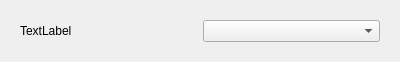
<?xml version="1.0" encoding="UTF-8"?>
<ui version="4.0">
 <class>CustomComboBoxWidget</class>
 <widget class="QWidget" name="CustomComboBoxWidget">
  <property name="geometry">
   <rect>
    <x>0</x>
    <y>0</y>
    <width>400</width>
    <height>59</height>
   </rect>
  </property>
  <property name="windowTitle">
   <string>Form</string>
  </property>
  <layout class="QHBoxLayout" name="horizontalLayout">
   <item>
    <widget class="QWidget" name="mainWidget" native="true">
     <layout class="QHBoxLayout" name="horizontalLayout_2">
      <item>
       <widget class="QLabel" name="name">
        <property name="text">
         <string>TextLabel</string>
        </property>
       </widget>
      </item>
      <item>
       <widget class="QComboBox" name="comboBox"/>
      </item>
     </layout>
    </widget>
   </item>
  </layout>
 </widget>
 <resources/>
 <connections/>
</ui>
